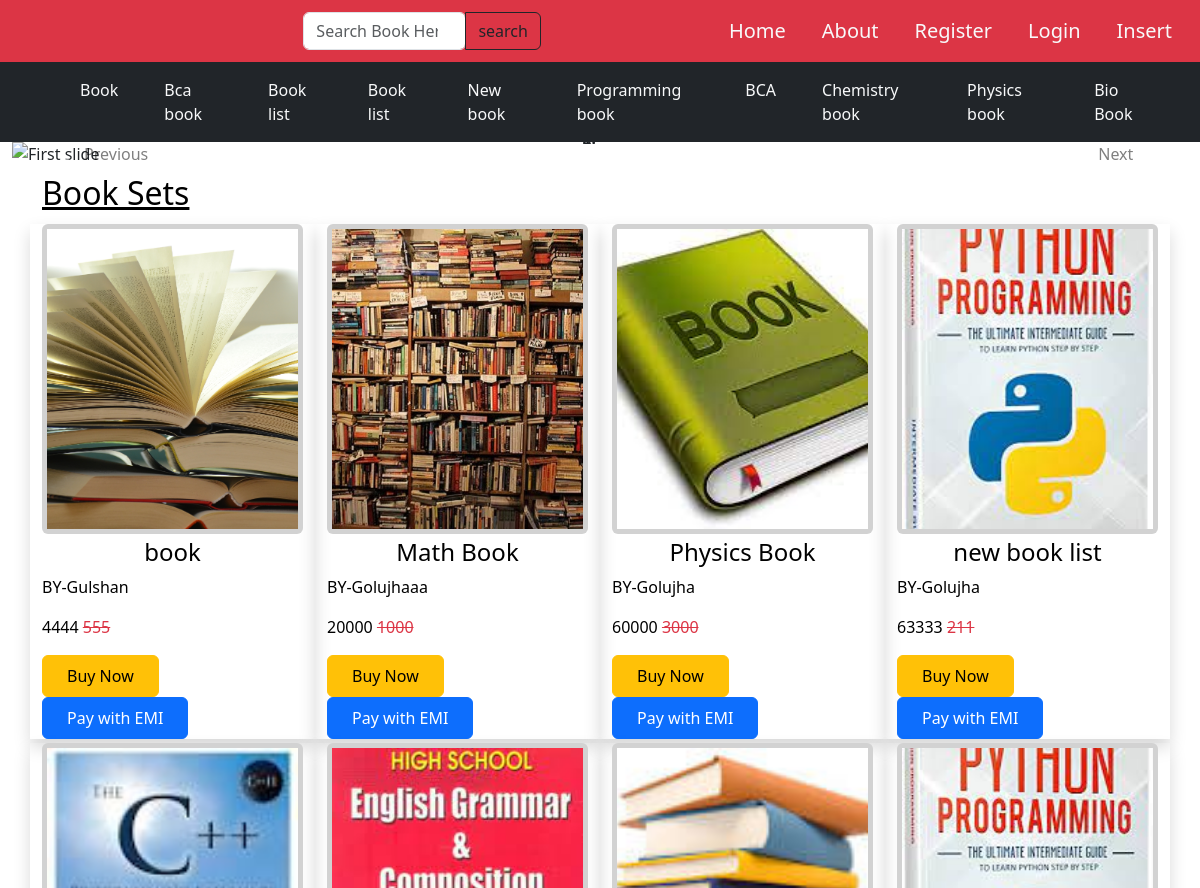
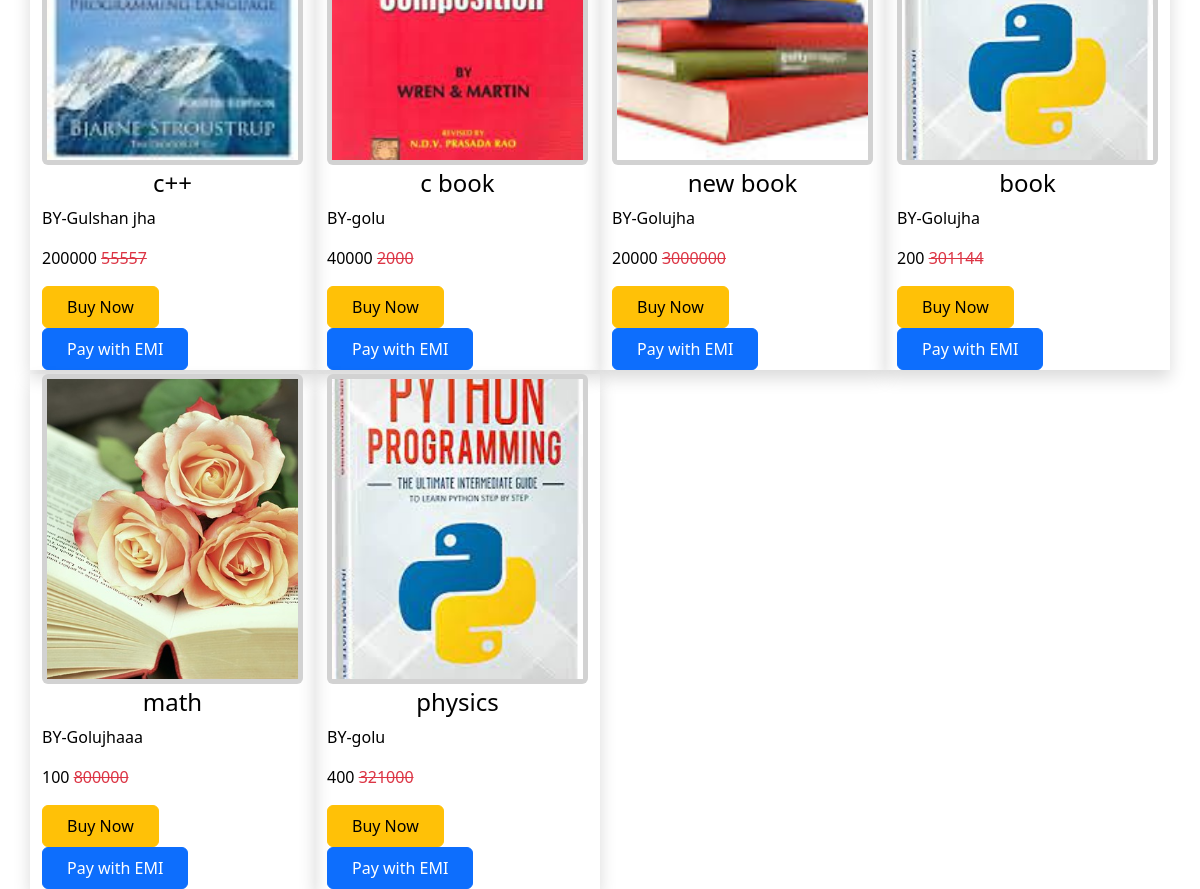
The page / on the database its author committed (2 pictures, top to bottom).
### book/models.py (models this page shows, shortened)
class Generous(models.Model):
    cat_title = models.CharField(max_length=200)
    cat_description = models.TextField()

class Books(models.Model):
    title = models.CharField(max_length=200)
    author = models.CharField(max_length=200)
    status = models.CharField(max_length=200)
    generous = models.ForeignKey(Generous,on_delete=models.CASCADE)
    isbn = models.IntegerField()
    description = models.TextField()
    price = models.IntegerField()
    discount_price = models.IntegerField()
    image = models.ImageField(upload_to="images/",null=True,blank=True)

### book/views.py (the view)
def homepage(r):
    data = {}
    data['generous'] = Generous.objects.all()
    data['create'] = Books.objects.all()
    return render(r,"home.html",data)

### templates/home.html (shortened to what this page needs)
{% extends 'base.html'%}
{% block content %}
<nav class="navbar navbar-expand-lg navbar-dark bg-dark sticky-top">
    <div class="container">
        <div class="collapse navbar-collapse" id="navbarNavAltMarkup" style="margin-left: 30px;">
            <div class="navbar-nav" style="gap: 30px;">
                {% for data in generous %}
                <a class="nav-item nav-link active text-light font-bold"
                    href="{% url 'generous' data.id %}">{{data.cat_title|capfirst}}</a>
                {% endfor %}
            </div>
        </div>
    </div>
</nav>
<div class="container-fluid">
    <div id="carouselExampleIndicators" class="carousel slide" data-ride="carousel">
        <ol class="carousel-indicators">
        </ol>
        <div class="carousel-inner">
            <div class="carousel-item active">
                <img class="d-block w-100"
                    src="https://bc-img.s3.ap-south-1.amazonaws.com/web_banners/2023070558492.webp" alt="First slide">
            </div>
        </div>
        <a class="carousel-control-prev" href="" role="button" data-slide="prev">
            <span class="carousel-control-prev-icon" aria-hidden="true"></span>
            <span class="sr-only text-black">Previous</span>
        </a>
        <a class="carousel-control-next" href="" role="button" data-slide="next">
            <span class="carousel-control-next-icon" aria-hidden="true"></span>
            <span class="sr-only text-black">Next</span>
        </a>
    </div>
</div>
<div class="container mt-2">
    <h2 class="h2 text-black mt-2"><u>Book Sets</u></h2>
    <div class="row">
        {% for data in create %}
        <div class="col-3 shadow mt-1">
            <div class="card border-5">
                <img src="{{data.image.url}}" class="object-fit-cover" style="height: 300px;" alt="">
            </div>
            <div class="card-body">
                <h4 class="text-black font-bold mt-1 text-center">{{data.title}}</h4>
                <p class="text-black font-bold mt-1">BY-{{data.author}}</p>
                <p class="text-black font-bold mt-1">{{data.price}} <del class="text-danger font-bold">{{data.discount_price}}</del></p>
                <a href="{% url 'singlePost' data.id %}" class="btn btn-warning px-4 py-2" type="submit">Buy Now</a>
                <a href="{% url 'singlePost' data.id %}" class="btn btn-primary px-4 py-2" type="submit">Pay with EMI</a>
            </div>
        </div>
        {% endfor %}
    </div>
</div>
{% endblock %}

### rows shown on the page
Generous: cat_title "Book"
Generous: cat_title "Bca book"
Generous: cat_title "Book list"
Generous: cat_title "Book list"
Generous: cat_title "New book"
Generous: cat_title "Programming book"
Generous: cat_title "BCA"
Generous: cat_title "Chemistry book"
Generous: cat_title "Physics book"
Generous: cat_title "Bio Book"
Books: image (picture), title "book", author "Gulshan", price "4444", discount_price "555"
Books: image (picture), title "Math Book", author "Golujhaaa", price "20000", discount_price "1000"
Books: image (picture), title "Physics Book", author "Golujha", price "60000", discount_price "3000"
Books: image (picture), title "new book list", author "Golujha", price "63333", discount_price "211"
Books: image (picture), title "c++", author "Gulshan jha", price "200000", discount_price "55557"
Books: image (picture), title "c book", author "golu", price "40000", discount_price "2000"
Books: image (picture), title "new book", author "Golujha", price "20000", discount_price "3000000"
Books: image (picture), title "book", author "Golujha", price "200", discount_price "301144"
Books: image (picture), title "math", author "Golujhaaa", price "100", discount_price "800000"
Books: image (picture), title "physics", author "golu", price "400", discount_price "321000"
